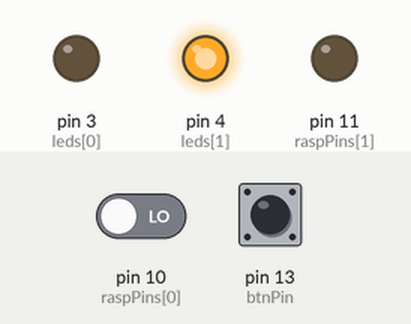
Bench run of a sketch on a simulated Arduino Uno, built with avr-gcc and run on an emulated ATmega328P. Parts: output pins drawn as LEDs (lit = HIGH). The test bench sets the inputs (shaded band); at power-on: pin 10 (raspPins[0]) LOW, pin 13 (btnPin) LOW. What the sketch prints to the serial monitor is not drawn.

Above: at 1.2 s.
1.3 s: pin 10 (raspPins[0]) driven HIGH
At 1.6 s:
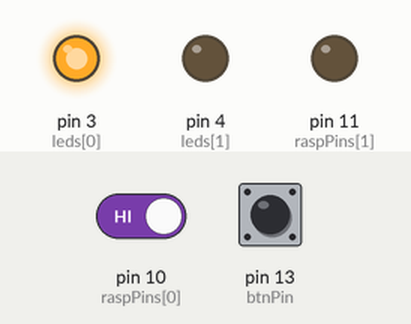
2.8 s: pin 13 (btnPin) pulled HIGH for 0.15 s
At 2.88 s:
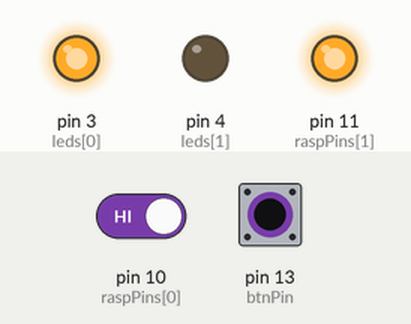
4.4 s: pin 13 (btnPin) pulled HIGH for 3.2 s
At 8.8 s:
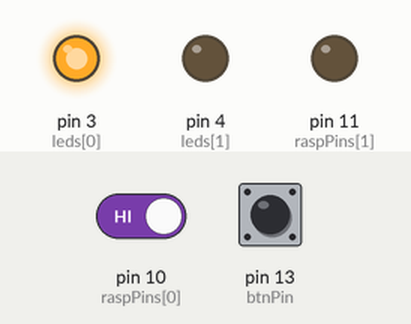
9.1 s: pin 10 (raspPins[0]) driven LOW
At 9.9 s:
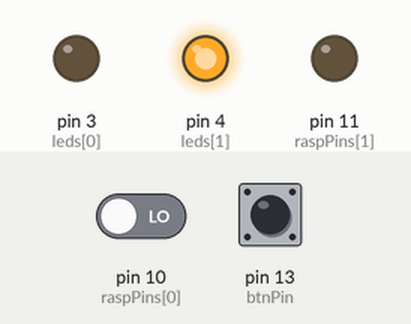
10.6 s: pin 13 (btnPin) pulled HIGH for 1 s
At 11.2 s:
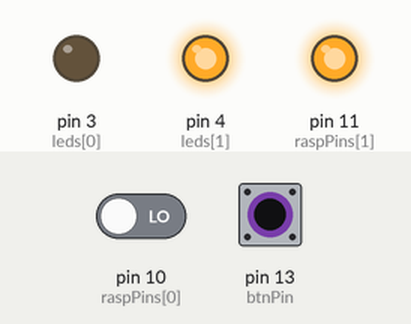
Timing chart, 0 to 13.6 s (numbered marks = the images above; inputs shaded):
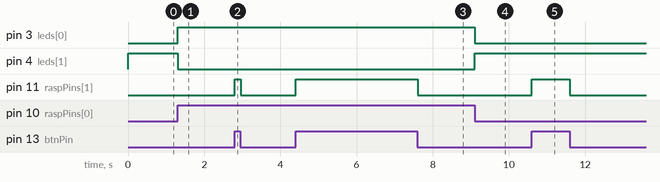

Measured:
- after the input at 1.3 s, pin 3 (leds[0]): LOW → HIGH at once; pin 4 (leds[1]): HIGH → LOW at once
- after the input at 2.8 s, pin 11 (raspPins[1]): LOW → HIGH at once, → LOW 0.15 s later
- after the input at 4.4 s, pin 11 (raspPins[1]): LOW → HIGH at once, → LOW 3.2 s later
- after the input at 9.1 s, pin 3 (leds[0]): HIGH → LOW at once; pin 4 (leds[1]): LOW → HIGH at once
- after the input at 10.6 s, pin 11 (raspPins[1]): LOW → HIGH at once, → LOW 1.0 s later

The sketch:

Opdracht_8c.ino
```cpp
const int btnPin = 13;

const int leds[] = {3, 4};
const int raspPins[] = {10, 11};
int inputValues[] = {LOW, LOW};

void setup() {
  Serial.begin(9600);
  pinMode(leds[0], OUTPUT);  // Zet de pin voor de eerste led als uitgang
  pinMode(leds[1], OUTPUT);  // Zet de pin voor de tweede led als uitgang
  pinMode(raspPins[0], INPUT); // Zet de pin voor de Raspberry Pi als ingang
  pinMode(raspPins[1], OUTPUT); // Zet de tweede pin voor de Raspberry Pi als ingang
}

void loop() {
   Serial.println(digitalRead(btnPin));
  digitalWrite(raspPins[1], digitalRead(btnPin));

  Serial.println(digitalRead(raspPins[0]));
  digitalWrite(leds[0], digitalRead(raspPins[0]));

  if (digitalRead(raspPins[0]) == HIGH) {
    digitalWrite(leds[0], HIGH);
    digitalWrite(leds[1], LOW);
  } else {
    digitalWrite(leds[1], HIGH);
    digitalWrite(leds[0], LOW);
  }
}
```
